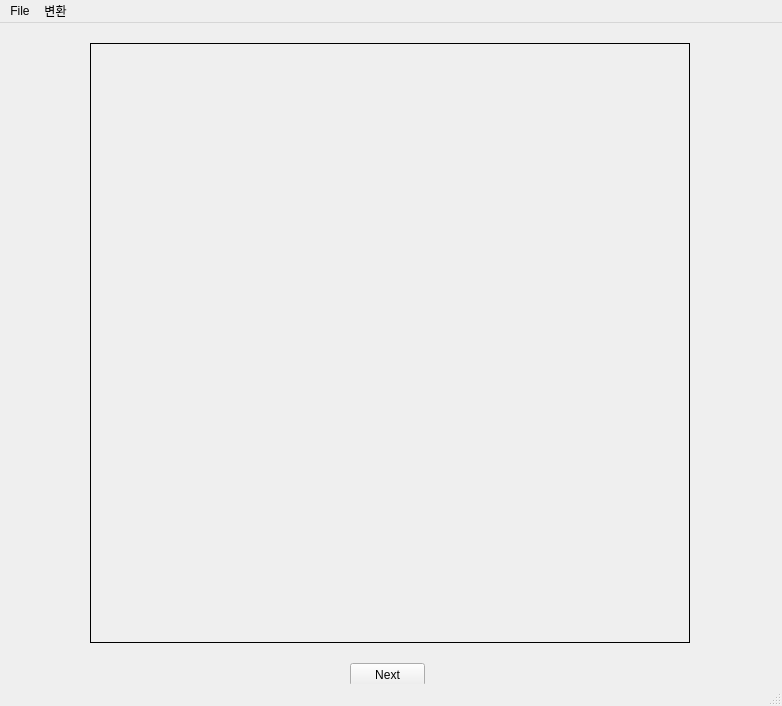
<?xml version="1.0" encoding="UTF-8"?>
<ui version="4.0">
 <class>MainWindow</class>
 <widget class="QMainWindow" name="MainWindow">
  <property name="geometry">
   <rect>
    <x>0</x>
    <y>0</y>
    <width>782</width>
    <height>706</height>
   </rect>
  </property>
  <property name="windowTitle">
   <string>MainWindow</string>
  </property>
  <widget class="QWidget" name="centralwidget">
   <widget class="QLabel" name="label">
    <property name="geometry">
     <rect>
      <x>90</x>
      <y>20</y>
      <width>600</width>
      <height>600</height>
     </rect>
    </property>
    <property name="frameShape">
     <enum>QFrame::Panel</enum>
    </property>
    <property name="text">
     <string/>
    </property>
    <property name="alignment">
     <set>Qt::AlignCenter</set>
    </property>
   </widget>
   <widget class="QPushButton" name="nextButton">
    <property name="geometry">
     <rect>
      <x>350</x>
      <y>640</y>
      <width>75</width>
      <height>23</height>
     </rect>
    </property>
    <property name="text">
     <string>Next</string>
    </property>
   </widget>
  </widget>
  <widget class="QMenuBar" name="menubar">
   <property name="geometry">
    <rect>
     <x>0</x>
     <y>0</y>
     <width>782</width>
     <height>21</height>
    </rect>
   </property>
   <widget class="QMenu" name="menuFile">
    <property name="title">
     <string>File</string>
    </property>
    <addaction name="actionOpen"/>
    <addaction name="actionFolder_Open"/>
   </widget>
   <widget class="QMenu" name="menu">
    <property name="title">
     <string>변환</string>
    </property>
    <addaction name="actionBlur"/>
   </widget>
   <addaction name="menuFile"/>
   <addaction name="menu"/>
  </widget>
  <widget class="QStatusBar" name="statusbar"/>
  <action name="actionOpen">
   <property name="text">
    <string>File Open</string>
   </property>
  </action>
  <action name="actionFolder_Open">
   <property name="text">
    <string>Folder Open</string>
   </property>
  </action>
  <action name="actionBlur">
   <property name="text">
    <string>Blur</string>
   </property>
  </action>
 </widget>
 <resources/>
 <connections/>
</ui>
